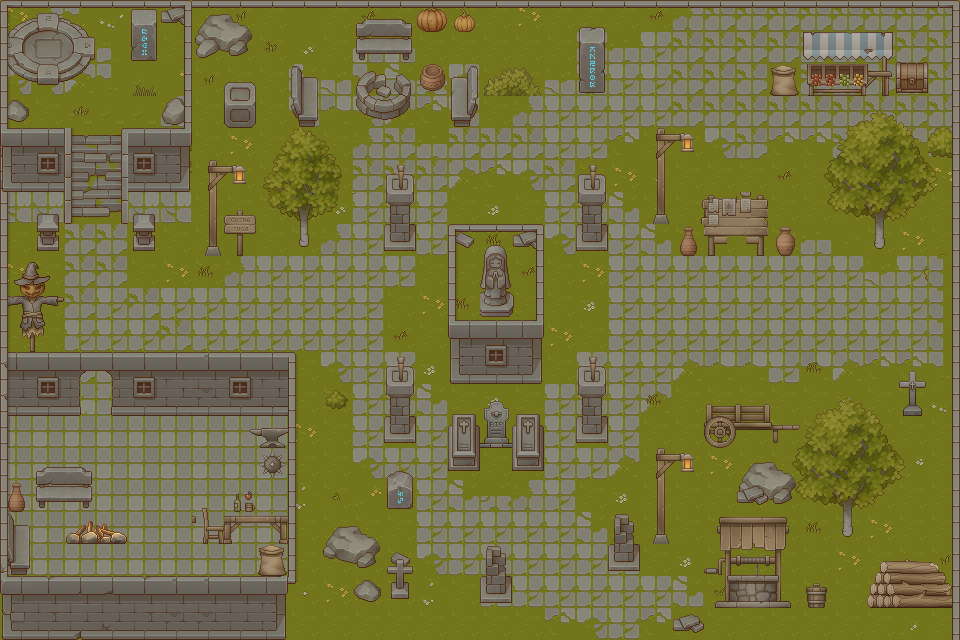

Below is a game level as drawn by its tile map, then a one-line description and the .tmx that defines it (tile-layer data replaced by summaries):
An orthogonal 30x20 tile map with 32x32 px tiles, 8 tile layers (Background, Props, Ontop, Lights, ...), 6 tilesets.

<map version="1.10" tiledversion="1.11.2" orientation="orthogonal" renderorder="right-down" width="30" height="20" tilewidth="32" tileheight="32" infinite="0" nextlayerid="12" nextobjectid="1">
 <tileset firstgid="1" source="grass tileset.tsx" />
 <tileset firstgid="65" source="Old Ruin Props.tsx" />
 <tileset firstgid="321" source="Walls.tsx" />
 <tileset firstgid="577" source="Stairs.tsx" />
 <tileset firstgid="833" source="Plants.tsx" />
 <tileset firstgid="1089" source="Village Props.tsx" />
 <layer id="1" name="Background" width="30" height="20">
  <data>[600 cells, 599 non-empty, 33 distinct tile ids]</data>
 </layer>
 <layer id="5" name="Props" width="30" height="20">
  <data>[600 cells, 249 non-empty, 184 distinct tile ids]</data>
 </layer>
 <layer id="9" name="Ontop" width="30" height="20">
  <data>[600 cells, 72 non-empty, 59 distinct tile ids]</data>
 </layer>
 <layer id="11" name="Lights" width="30" height="20">
  <data>[600 cells, 9 non-empty, 4 distinct tile ids]</data>
 </layer>
 <layer id="8" name="Text" width="30" height="20">
  <data>[600 cells, 9 non-empty, 9 distinct tile ids]</data>
 </layer>
 <layer id="6" name="Walls" width="30" height="20">
  <data>[600 cells, 126 non-empty, 37 distinct tile ids]</data>
 </layer>
 <layer id="10" name="Borders" width="30" height="20">
  <data>[600 cells, 7 non-empty, 2 distinct tile ids]</data>
 </layer>
 <layer id="7" name="Stairs" width="30" height="20">
  <data>[600 cells, 7 non-empty, 7 distinct tile ids]</data>
 </layer>
</map>
